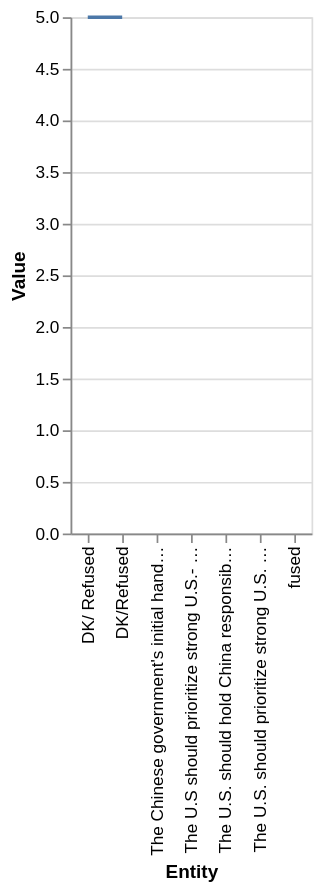

Express this chart as Vega-Lite.
### Vega-Lite specification from a JSON file in a GitHub repository (floating-point values rounded to 4 significant figures)
{"$schema": "https://vega.github.io/schema/vega-lite/v5.json", "description": "Line chart auto-generated from CSV", "data": {"values": [{"Entity": "The Chinese government's initial handling of the coronavirus outbreak in Wuhan is not at all for to blame the global spread of the svirus", "Value": "nan"}, {"Entity": "The U.S. should hold China responsible for the role it played in the outbreak of the coronavirus, even if it means worsening relations with China", "Value": ".."}, {"Entity": "DK/ Refused", "Value": "5"}, {"Entity": "The U.S. should prioritize strong U.S. --China relations, even if it means overlooking any role China played in the  outbreak of the coronavirus", "Value": "....--38"}, {"Entity": "DK/ Refused", "Value": "5"}, {"Entity": "The U.S should prioritize strong U.S.- China relations, even if it means overlooking any role China played in the  outbreak of the coronavirus", "Value": "...-38"}, {"Entity": "fused", "Value": "5"}, {"Entity": "DK/Refused", "Value": "5"}]}, "mark": "line", "encoding": {"x": {"field": "Entity", "type": "ordinal"}, "y": {"field": "Value", "type": "quantitative"}}}
